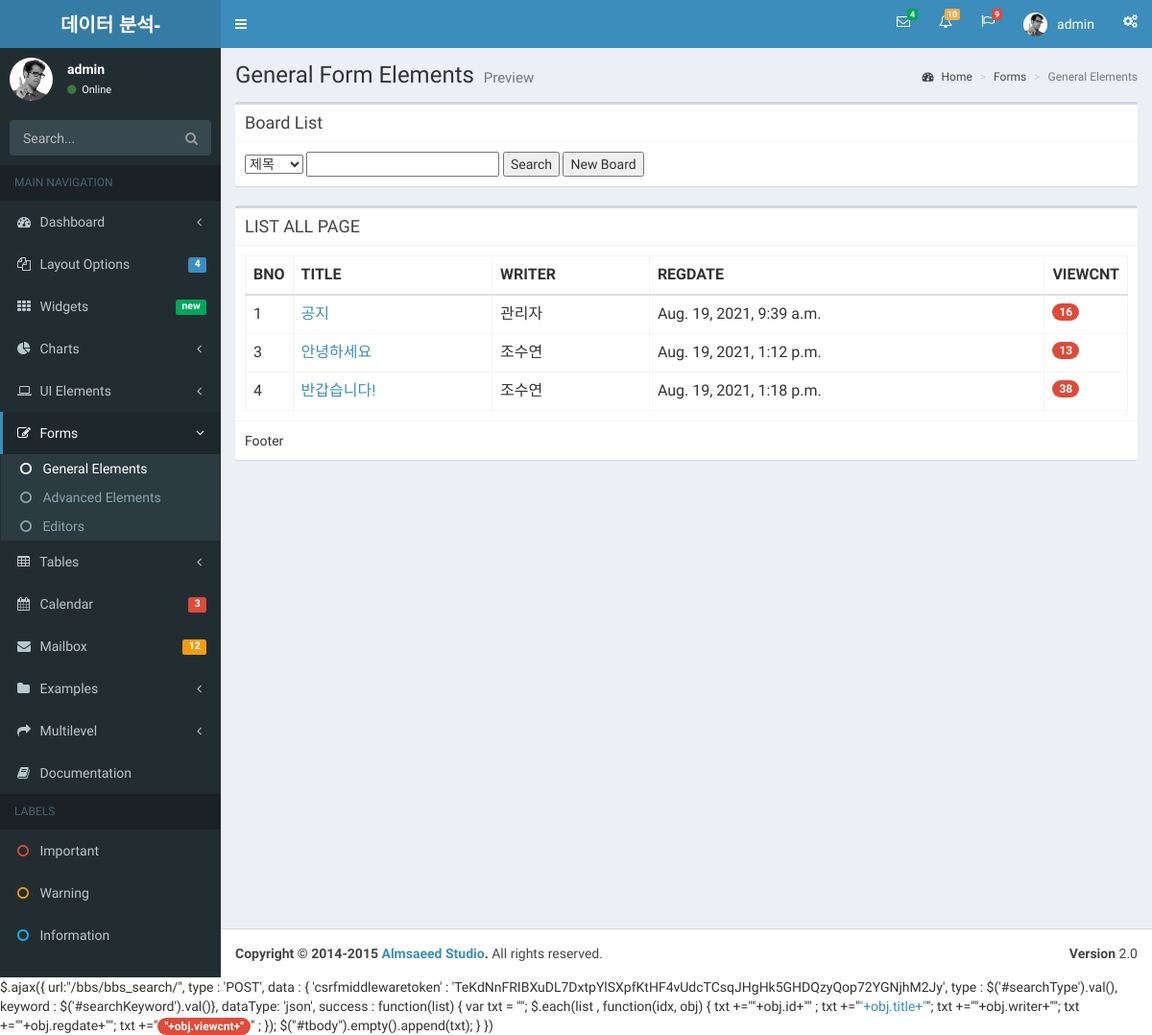
Page /bbs/bbs_list/ (signed in) on the committed database.
### bbsApp/models.py (models this page shows)
class Bbs(models.Model):
    title   = models.CharField(max_length=500)
    writer  = models.CharField(max_length=100)
    content = models.TextField()
    regdate = models.DateTimeField(default=timezone.now)
    viewcnt = models.IntegerField(default=0)

### bbsApp/views.py (the view)
# urls.py: path('bbs_list/', views.list, name='list'),
def list(request):
    print('bbsApp list~~')
    boards = Bbs.objects.all()
    print('boards result:',type(boards), boards)
    context = {'boards': boards,
               'session_user_name'  : request.session['user_name'],
               'session_user_id'    : request.session['user_id']
               }
    return render(request, 'bbs/list.html',context)

### bbsApp/templates/bbs/list.html (shortened to what this page needs)
{% include 'header.html' %}
{% block content %}
<section class="content">
	<div class="row">
		<div class="col-md-12">
			<div class='box'>
				<div class="box-header with-border">
					<h3 class="box-title">Board List</h3>
				</div>
				<div class='box-body'>
					<select id="searchType">
						<option value="title">제목</option>
					</select>
					<input type="text" id = "searchKeyword"/>
					<button id ="searchBtn">Search</button>
					<button id='newBtn'>New Board</button>
				</div>
			</div>
          <div class="box">
				<div class="box-header with-border">
					<h3 class="box-title">LIST ALL PAGE</h3>
				</div>
				<div class="box-body">
{% if boards %}
<table class="table table-bordered">
	<tr>
		<th style="width: 10px">BNO</th>
		<th>TITLE</th>
		<th>WRITER</th>
		<th>REGDATE</th>
		<th style="width: 40px">VIEWCNT</th>
	</tr>
	<tbody id="tbody">
	{% for bbs in boards %}
	<tr>
		<td>{{bbs.id}}</td>
		<td><a href="{% url 'bbs_read' id=bbs.id %}">{{bbs.title}}</a></td>
		<td>{{bbs.writer}}</td>
		<td>{{bbs.regdate}}</td>
		<td><span class="badge bg-red">{{bbs.viewcnt}}</span></td>
	</tr>
	{% endfor %}
	</tbody>
</table>
{% else %}
			<p>데이터가 존재하지 않습니다</p>
{% endif %}
				</div>
				<div class="box-footer">Footer</div>
			</div>
		</div>
	</div>
</section>
</div>
{% endblock %}
{% include 'footer.html' %}$.ajax({
				url:"{% url 'bbs_search' %}",
				type : 'POST',
				data : {	'csrfmiddlewaretoken' : '{{csrf_token}}',
                                type : $('#searchType').val(),
                                keyword : $('#searchKeyword').val()},
                dataType: 'json',
				success  : function(list) {
						var txt = "";
						$.each(list , function(idx, obj) {
							txt +="<tr><td>"+obj.id+"</td>" ;
							txt +="<td><a href=../bbs_read/"+obj.id+">"+obj.title+"</a></td>";
							txt +="<td>"+obj.writer+"</td>";
							txt +="<td>"+obj.regdate+"</td>";
							txt +="<td><span class='badge bg-red'>"+obj.viewcnt+"</span></td></tr>" ;
						});
						$("#tbody").empty().append(txt);
				}
			})

### rows in the picture
Bbs: id "1", title "공지", writer "관리자", regdate "Aug. 19, 2021, 9:39 a.m.", viewcnt "16"
Bbs: id "3", title "안녕하세요", writer "조수연", regdate "Aug. 19, 2021, 1:12 p.m.", viewcnt "13"
Bbs: id "4", title "반갑습니다!", writer "조수연", regdate "Aug. 19, 2021, 1:18 p.m.", viewcnt "38"

### other values in the picture
{{ session_user_name }} "admin"
